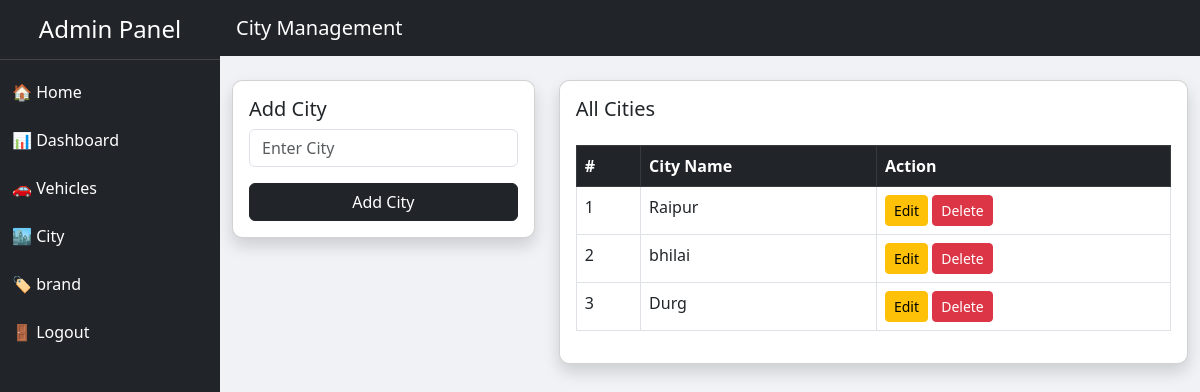
The app's page /admin_city.php (signed in) with its own data.
### tables this page shows
CREATE TABLE `city_master` (
  `id` int(11) NOT NULL,
  `city` varchar(100) NOT NULL
);

### admin_city.php (the view, shortened to what this page needs)
<?php
include "config.php";
?>
<!DOCTYPE html>
<html>
<head>
  <link href="https://cdn.jsdelivr.net/npm/bootstrap@5.3.0/dist/css/bootstrap.min.css" rel="stylesheet">
</head>
<body>
  <div class="sidebar">
    <h4>Admin Panel</h4>
    <a href="adminlogout.php">🏠 Home</a>
    <a href="dashboard.php">📊 Dashboard</a>
    <a href="vehicle_admin.php">🚗 Vehicles</a>
    <a href="admin_city.php">🏙 City</a>
    <a href="admin_brand.php">🏷️ brand </a>
    <a href="adminlogout.php">🚪 Logout</a>
  </div>
  <div class="content">
    <nav class="navbar navbar-dark px-3">
      <span class="navbar-brand">City Management</span>
    </nav>
    <div class="container mt-4">
      <div class="row">
        <div class="col-md-4">
          <div class="card p-3 shadow">
            <h5>
              <?php if (isset($edit)) echo "Update City";
              else echo "Add City"; ?>
            </h5>
            <form method="POST">
              <input type="text" name="city" placeholder="Enter City"
                class="form-control mb-3"
                value="<?php if (isset($edit)) echo $edit['city']; ?>">
              <?php if (isset($edit)) { ?>
                <button name="update" class="btn btn-success w-100">Update</button>
              <?php } else { ?>
                <button name="add" class="btn btn-dark w-100">Add City</button>
              <?php } ?>
            </form>
          </div>
        </div>
        <div class="col-md-8">
          <div class="card p-3 shadow">
            <h5>All Cities</h5>
            <table class="table table-bordered mt-3">
              <tr class="table-dark">
                <th>#</th>
                <th>City Name</th>
                <th>Action</th>
              </tr>
              <?php
              $result = mysqli_query($conn, "SELECT * FROM city_master");
              $i = 1;
              while ($row = mysqli_fetch_assoc($result)) {
              ?>
                <tr>
                  <td><?php echo $i++; ?></td>
                  <td><?php echo $row['city']; ?></td>
                  <td>
                    <a href="?edit=<?php echo $row['id']; ?>"
                      class="btn btn-warning btn-sm">Edit</a>
                    <a href="?delete=<?php echo $row['id']; ?>"
                      onclick="return confirm('Delete this city?')"
                      class="btn btn-danger btn-sm">Delete</a>
                  </td>
                </tr>
              <?php } ?>
            </table>
          </div>
        </div>
      </div>
    </div>
  </div>
</body>
</html>

### admin_city.php (style rules this page uses)
body { background: #f1f2f6; }
.sidebar { height: 100vh; background: #212529; color: white; position: fixed; width: 220px; }
.sidebar h4 { text-align: center; padding: 15px; border-bottom: 1px solid #444; }
.sidebar a { display: block; color: white; padding: 12px; text-decoration: none; }
.content { margin-left: 220px; }
.navbar { background: #212529; }
.card { border-radius: 10px; }

### records on screen
city_master: city "Raipur"
city_master: city "bhilai"
city_master: city "Durg"
